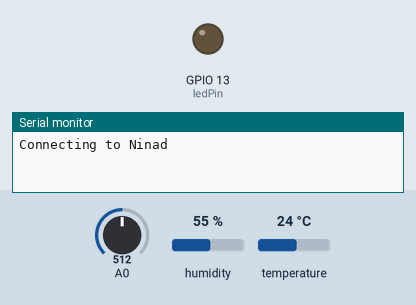
A sketch run on a simulated ESP8266 (NodeMCU). Shown: output pins drawn as LEDs (lit = HIGH), the last lines printed to the serial monitor. The test bench sets the inputs (shaded band); at power-on: A0 = 512, humidity 55 %, temperature 24 °C. WiFi joins after 1.5 s; servers stay silent unless stated.

Above: at 0.1 s.
At 1.6 s:
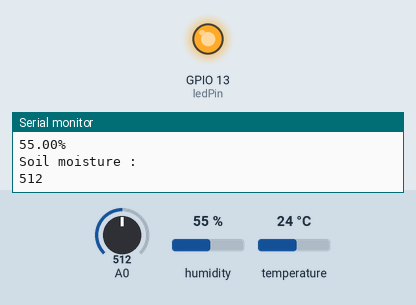
Timing chart, 0 to 3.1 s (numbered marks = the images above):
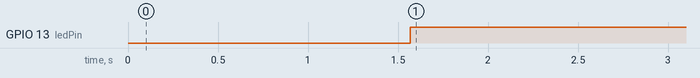

The sketch:

final_code.ino
```cpp
#include "DHT.h"        // including the library of DHT11 temperature and humidity sensor

#include <ESP8266WiFi.h>
#include <WiFiClient.h>
#include <ThingSpeak.h>

#define DHTTYPE DHT11   // DHT 11

#define dht_dpin 2

const char* ssid = "Ninad";
const char* password = "9004248602";
WiFiClient client;
unsigned long myChannelNumber = 457071;
const char * myWriteAPIKey = "PE5JXTT7JZJEQRYA";
uint8_t temperature, humidity;

int ledPin = 13;

DHT dht(dht_dpin, DHTTYPE);
void setup(void)
{
  dht.begin();
  Serial.begin(9600);
  //Serial.println("Humidity and temperature\n\n");
  delay(10);
  // Connect to WiFi network
   pinMode(ledPin, OUTPUT);
  digitalWrite(ledPin, LOW);

  Serial.println();
  Serial.println();
  Serial.print("Connecting to ");
  Serial.println(ssid);
  WiFi.begin(ssid, password);
  while (WiFi.status() != WL_CONNECTED)
  {
   delay(500);
   Serial.print(".");
  }
  Serial.println("");
  Serial.println("WiFi connected");
  // Print the IP address
  Serial.println(WiFi.localIP());
  ThingSpeak.begin(client);
}
int f=1;

void loop() {
  static boolean data_state = false;
  boolean motor=false;


    float humidity = dht.readHumidity();
   float temperature = dht.readTemperature();

    int SensorValue =analogRead(A0);
  Serial.println("Temperature Value is :");
  Serial.print(temperature);
  Serial.println("C ");

  Serial.println("Humidity Value is :");
  Serial.print(humidity);
  Serial.println("%");


    Serial.println("Soil moisture :");
    Serial.print(SensorValue);
    Serial.println();


  // Write to ThingSpeak. There are up to 8 fields in a channel, allowing you to store up to 8 different
  // pieces of information in a channel. Here, we write to field 1.

  /* ThingSpeak.writeField(myChannelNumber, 3, SensorValue, myWriteAPIKey);
   delay(15000);
   ThingSpeak.writeField(myChannelNumber, 2, humidity, myWriteAPIKey);
   delay(15000);
   ThingSpeak.writeField(myChannelNumber, 4, temperature, myWriteAPIKey);
   delay(15000);
   */

   /* if( data_state )
  {
   ThingSpeak.writeField(myChannelNumber, 4, temperature, myWriteAPIKey);
   data_state = false;
  }
  else
  {
   ThingSpeak.writeField(myChannelNumber, 2, humidity, myWriteAPIKey);
   data_state = true;
  }
  delay(15000);*/

if(SensorValue>400 || humidity >70 || temperature > 35)
{
  digitalWrite(ledPin, HIGH);
  motor=true;
}
else
{
  digitalWrite(ledPin, LOW);
  motor=false;
}


if(f==1)
{
  ThingSpeak.writeField(myChannelNumber, 2, humidity, myWriteAPIKey);
  f=2;
}
else
{
  ThingSpeak.writeField(myChannelNumber, 4, temperature, myWriteAPIKey);
   f=1;

}


/*
if(f==1)
{
   ThingSpeak.writeField(myChannelNumber, 3, SensorValue, myWriteAPIKey);
   f=2;
}
else if(f==2)
{
  ThingSpeak.writeField(myChannelNumber, 2, humidity, myWriteAPIKey);
   f=3;
}
else
{
   ThingSpeak.writeField(myChannelNumber, 4, temperature, myWriteAPIKey);
   f=1;
} */

delay(15000);


  ThingSpeak.writeField(myChannelNumber, 5, motor, myWriteAPIKey);

delay(15000);


}
```

Measured:
- by itself, GPIO 13 (ledPin): LOW → HIGH at 1.6 s
